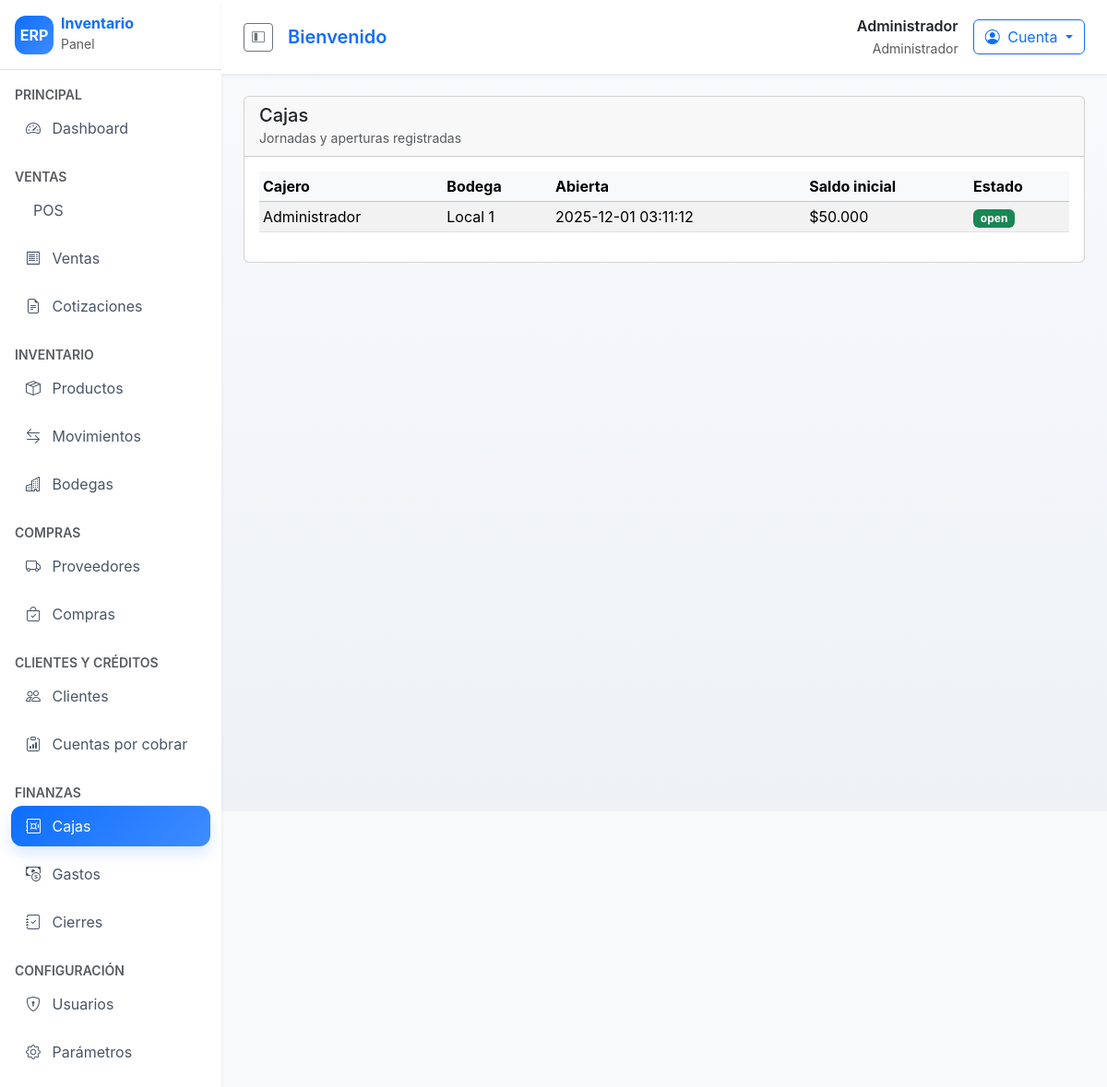
/cajas (signed in), run on the app's committed database.
### tables this page shows
CREATE TABLE cash_sessions (
    id INT AUTO_INCREMENT PRIMARY KEY,
    user_id INT NOT NULL,
    warehouse_id INT NOT NULL,
    opened_at DATETIME DEFAULT CURRENT_TIMESTAMP,
    closed_at DATETIME NULL,
    opening_amount DECIMAL(12,2) DEFAULT 0,
    closing_amount DECIMAL(12,2) DEFAULT 0,
    status VARCHAR(20) DEFAULT 'open',
    FOREIGN KEY (user_id) REFERENCES users(id),
    FOREIGN KEY (warehouse_id) REFERENCES warehouses(id)
);

CREATE TABLE users (
    id INT AUTO_INCREMENT PRIMARY KEY,
    name VARCHAR(100) NOT NULL,
    email VARCHAR(120) NOT NULL UNIQUE,
    password_hash VARCHAR(255) NOT NULL,
    role_id INT NOT NULL,
    status TINYINT(1) DEFAULT 1,
    created_at TIMESTAMP DEFAULT CURRENT_TIMESTAMP,
    updated_at TIMESTAMP DEFAULT CURRENT_TIMESTAMP ON UPDATE CURRENT_TIMESTAMP,
    FOREIGN KEY (role_id) REFERENCES roles(id)
);

CREATE TABLE warehouses (
    id INT AUTO_INCREMENT PRIMARY KEY,
    name VARCHAR(100) NOT NULL,
    address VARCHAR(255)
);

### app/controllers/CashController.php (called while the page is built, shortened)
<?php
class CashController extends Controller
{
    public function index(): void
    {
        $sessions = new CashSession();
        $this->view('cash/index', [
            'sessions' => $sessions->openSessions(),
        ]);
    }
}

### app/core/Router.php (called while the page is built, shortened)
<?php
class Router
{
    private array $routes = [];
    public function get(string $path, array $handler): void
    {
        $this->routes['GET'][$path] = $handler;
    }
    public function post(string $path, array $handler): void
    {
        $this->routes['POST'][$path] = $handler;
    }
    public function dispatch(string $uri, string $method): void
    {
        $path = parse_url($uri, PHP_URL_PATH) ?: '/';
        $handler = $this->routes[$method][$path] ?? null;
        [$controllerName, $action] = $handler;
        $controller = new $controllerName();
        $controller->$action();
    }
}

### public/index.php (called while the page is built, shortened)
<?php
spl_autoload_register(function ($class) {
    $prefix = 'App\\';
    $baseDir = __DIR__ . '/../app/';
    $relativeClass = substr($class, strlen($prefix));
    $file = $baseDir . str_replace('\\', '/', $relativeClass) . '.php';
});
$router = new Router();
$router->dispatch($_SERVER['REQUEST_URI'] ?? '/', $_SERVER['REQUEST_METHOD'] ?? 'GET');

### app/core/Helper.php (called while the page is built, shortened)
<?php
class Helper
{
    public static function e(string $value): string
    {
        return htmlspecialchars($value, ENT_QUOTES, 'UTF-8');
    }
    public static function isActive(string $path): string
    {
        $current = parse_url($_SERVER['REQUEST_URI'] ?? '/', PHP_URL_PATH) ?: '/';
        return $current === $path ? 'active' : '';
    }
    public static function isActivePrefix(array $paths): string
    {
        $current = parse_url($_SERVER['REQUEST_URI'] ?? '/', PHP_URL_PATH) ?: '/';
        foreach ($paths as $path) {
            if (str_starts_with($current, $path)) {
                return 'active';
            }
        }
        return '';
    }
}

### app/core/Session.php (called while the page is built, shortened)
<?php
class Session
{
    public static function get(string $key, mixed $default = null): mixed
    {
        return $_SESSION[$key] ?? $default;
    }
}

### app/core/Auth.php (called while the page is built, shortened)
<?php
class Auth
{
    public static function user(): ?array
    {
        $user = Session::get('user');
        return $user;
    }
}

### app/core/Model.php (called while the page is built, shortened)
<?php
abstract class Model
{
    protected PDO $db;
    public function __construct()
    {
        $this->db = Database::getInstance()->getConnection();
    }
    protected function query(string $sql, array $params = []): \PDOStatement
    {
        $stmt = $this->db->prepare($sql);
        if (!$stmt->execute($params)) {
            throw new PDOException('Error ejecutando consulta');
        }
        return $stmt;
    }
}

### config/database.php (called while the page is built)
<?php
return [
    'driver' => 'mysql',
    'host' => 'localhost',
    'port' => 3306,
    'database' => 'erp_inventario',
    'username' => 'erp_user',
    'password' => 'secret',
    'charset' => 'utf8mb4',
    'collation' => 'utf8mb4_unicode_ci',
];

### app/core/Database.php (called while the page is built, shortened)
<?php
class Database
{
    private static ?Database $instance = null;
    private PDO $connection;
    private function __construct()
    {
        $config = require __DIR__ . '/../../config/database.php';
        $dsn = sprintf('%s:host=%s;port=%s;dbname=%s;charset=%s',
            $config['driver'],
            $config['host'],
            $config['port'],
            $config['database'],
            $config['charset']
        );
        try {
            $this->connection = new PDO($dsn, $config['username'], $config['password']);
            $this->connection->setAttribute(PDO::ATTR_ERRMODE, PDO::ERRMODE_EXCEPTION);
            $this->connection->setAttribute(PDO::ATTR_DEFAULT_FETCH_MODE, PDO::FETCH_ASSOC);
        } catch (PDOException $e) {
            die('Error de conexión: ' . $e->getMessage());
        }
    }
    public static function getInstance(): self
    {
        if (self::$instance === null) {
            self::$instance = new self();
        }
        return self::$instance;
    }
    public function getConnection(): PDO
    {
        return $this->connection;
    }
}

### app/models/CashSession.php (called while the page is built, shortened)
<?php
class CashSession extends Model
{
    public function openSessions(): array
    {
        $stmt = $this->query("SELECT cs.*, w.name as warehouse, u.name as user FROM cash_sessions cs JOIN warehouses w ON w.id = cs.warehouse_id JOIN users u ON u.id = cs.user_id ORDER BY cs.opened_at DESC");
        return $stmt->fetchAll();
    }
}

### app/views/cash/index.php (the view)
<div class="card">
    <div class="card-header d-flex justify-content-between align-items-center">
        <div>
            <h5 class="mb-0">Cajas</h5>
            <small class="text-muted">Jornadas y aperturas registradas</small>
        </div>
    </div>
    <div class="card-body">
        <table class="table table-striped table-sm">
            <thead class="table-light">
            <tr>
                <th>Cajero</th>
                <th>Bodega</th>
                <th>Abierta</th>
                <th>Saldo inicial</th>
                <th>Estado</th>
            </tr>
            </thead>
            <tbody>
            <?php foreach ($sessions as $session): ?>
                <tr>
                    <td><?php echo App\Core\Helper::e($session['user']); ?></td>
                    <td><?php echo App\Core\Helper::e($session['warehouse']); ?></td>
                    <td><?php echo $session['opened_at']; ?></td>
                    <td>$<?php echo number_format($session['opening_amount'], 0, ',', '.'); ?></td>
                    <td><span class="badge bg-<?php echo $session['status'] === 'open' ? 'success' : 'secondary'; ?>"><?php echo App\Core\Helper::e($session['status']); ?></span></td>
                </tr>
            <?php endforeach; ?>
            </tbody>
        </table>
    </div>
</div>

### app/views/layouts/main.php (shortened to what this page needs)
<?php
$user = Auth::user();
?>
<!DOCTYPE html>
<html lang="es">
<head>
    <link rel="stylesheet" href="https://cdn.jsdelivr.net/npm/bootstrap@5.3.3/dist/css/bootstrap.min.css">
    <link rel="stylesheet" href="https://cdn.jsdelivr.net/npm/bootstrap-icons@1.11.3/font/bootstrap-icons.css">
    <link rel="stylesheet" href="/assets/css/style.css">
</head>
<body class="bg-light">
<div class="d-flex" id="wrapper">
    <aside class="sidebar bg-white shadow-sm" id="sidebar">
        <div class="sidebar-header d-flex align-items-center justify-content-between px-3 py-3 border-bottom">
            <div class="d-flex align-items-center gap-2">
                <div class="brand-logo">ERP</div>
                <div>
                    <h6 class="mb-0 fw-bold text-primary">Inventario</h6>
                    <small class="text-muted">Panel</small>
                </div>
            </div>
        </div>
        <nav class="nav flex-column py-3">
            <div class="px-3 text-uppercase text-muted small fw-semibold">Principal</div>
            <a class="nav-link px-3 <?php echo Helper::isActive('/dashboard') || Helper::isActive('/') ? 'active' : ''; ?>" href="/dashboard">
                <i class="bi bi-speedometer2 me-2"></i> Dashboard
            </a>
            <div class="px-3 mt-3 text-uppercase text-muted small fw-semibold">Ventas</div>
            <a class="nav-link px-3 <?php echo Helper::isActivePrefix(['/ventas/pos']) ?>" href="/ventas/pos"><i class="bi bi-cash-register me-2"></i> POS</a>
            <a class="nav-link px-3 <?php echo Helper::isActivePrefix(['/ventas']) ?>" href="/ventas"><i class="bi bi-receipt me-2"></i> Ventas</a>
            <a class="nav-link px-3 <?php echo Helper::isActivePrefix(['/ventas/cotizaciones']) ?>" href="/ventas/cotizaciones"><i class="bi bi-file-earmark-text me-2"></i> Cotizaciones</a>
            <div class="px-3 mt-3 text-uppercase text-muted small fw-semibold">Inventario</div>
            <a class="nav-link px-3 <?php echo Helper::isActivePrefix(['/inventario/productos','/productos']) ?>" href="/inventario/productos"><i class="bi bi-box-seam me-2"></i> Productos</a>
            <a class="nav-link px-3 <?php echo Helper::isActivePrefix(['/inventario']) ?>" href="/inventario"><i class="bi bi-arrow-left-right me-2"></i> Movimientos</a>
            <a class="nav-link px-3 <?php echo Helper::isActivePrefix(['/bodegas']) ?>" href="/bodegas"><i class="bi bi-buildings me-2"></i> Bodegas</a>
            <div class="px-3 mt-3 text-uppercase text-muted small fw-semibold">Compras</div>
            <a class="nav-link px-3 <?php echo Helper::isActivePrefix(['/proveedores']) ?>" href="/proveedores"><i class="bi bi-truck me-2"></i> Proveedores</a>
            <a class="nav-link px-3 <?php echo Helper::isActivePrefix(['/compras']) ?>" href="/compras"><i class="bi bi-bag-check me-2"></i> Compras</a>
            <div class="px-3 mt-3 text-uppercase text-muted small fw-semibold">Clientes y créditos</div>
            <a class="nav-link px-3 <?php echo Helper::isActivePrefix(['/clientes']) ?>" href="/clientes"><i class="bi bi-people me-2"></i> Clientes</a>
            <a class="nav-link px-3 <?php echo Helper::isActivePrefix(['/cobranzas']) ?>" href="/cobranzas"><i class="bi bi-clipboard-data me-2"></i> Cuentas por cobrar</a>
            <div class="px-3 mt-3 text-uppercase text-muted small fw-semibold">Finanzas</div>
            <a class="nav-link px-3 <?php echo Helper::isActivePrefix(['/cajas']) ?>" href="/cajas"><i class="bi bi-safe me-2"></i> Cajas</a>
            <a class="nav-link px-3 <?php echo Helper::isActivePrefix(['/gastos']) ?>" href="/gastos"><i class="bi bi-cash-coin me-2"></i> Gastos</a>
            <a class="nav-link px-3 <?php echo Helper::isActivePrefix(['/cierres']) ?>" href="/cierres"><i class="bi bi-journal-check me-2"></i> Cierres</a>
            <div class="px-3 mt-3 text-uppercase text-muted small fw-semibold">Configuración</div>
            <a class="nav-link px-3 <?php echo Helper::isActivePrefix(['/usuarios']) ?>" href="/usuarios"><i class="bi bi-shield-lock me-2"></i> Usuarios</a>
            <a class="nav-link px-3 <?php echo Helper::isActivePrefix(['/parametros']) ?>" href="/parametros"><i class="bi bi-gear me-2"></i> Parámetros</a>
        </nav>
    </aside>
    <div class="main flex-grow-1">
        <header class="topbar d-flex align-items-center justify-content-between shadow-sm px-4 py-3 bg-white">
            <div class="d-flex align-items-center gap-3">
                <button class="btn btn-outline-secondary btn-sm d-none d-lg-inline" id="sidebarToggleDesktop" aria-label="Alternar menú">
                    <i class="bi bi-layout-sidebar-inset"></i>
                </button>
                <h5 class="mb-0 fw-semibold text-primary">Bienvenido</h5>
            </div>
            <div class="d-flex align-items-center gap-3">
                <?php if ($user): ?>
                    <div class="text-end d-none d-sm-block">
                        <div class="fw-semibold text-dark"><?php echo Helper::e($user['name']); ?></div>
                        <small class="text-muted text-capitalize"><?php echo Helper::e($user['role_name'] ?? $user['role_slug'] ?? 'Usuario'); ?></small>
                    </div>
                    <div class="dropdown">
                        <button class="btn btn-outline-primary dropdown-toggle" type="button" data-bs-toggle="dropdown" aria-expanded="false">
                            <i class="bi bi-person-circle me-1"></i> Cuenta
                        </button>
                    </div>
                <?php endif; ?>
            </div>
        </header>
        <main class="content p-4">
            <?php include $viewPath; ?>
        </main>
    </div>
</div>
</body>
</html>

### public/assets/css/style.css (style rules this page uses)
body { background-color: #f5f6fa; font-family: 'Inter', 'Segoe UI', system-ui, -apple-system, sans-serif; }
.sidebar { width: 240px; min-height: 100vh; position: sticky; top: 0; }
.sidebar .nav-link { color: #4a5568; border-radius: 12px; margin: 4px 12px; padding-top: 10px; padding-bottom: 10px; }
.sidebar .nav-link.active { background: linear-gradient(135deg, #0d6efd, #3f8cff); color: #fff; box-shadow: 0 8px 16px rgba(13, 110, 253, 0.15); }
.brand-logo { width: 42px; height: 42px; border-radius: 12px; background: linear-gradient(135deg, #0d6efd, #3f8cff); color: #fff; display: grid; place-items: center; font-weight: 700; }
.topbar { position: sticky; top: 0; z-index: 1020; }
.content { min-height: 100vh; background: linear-gradient(180deg, #f8f9fb 0%, #eef2f7 100%); }

### data on the page
cash_sessions: user.name "Administrador", warehouse.name "Local 1", opened_at "2025-12-01 03:11:12", opening_amount "50.000", status "open"
